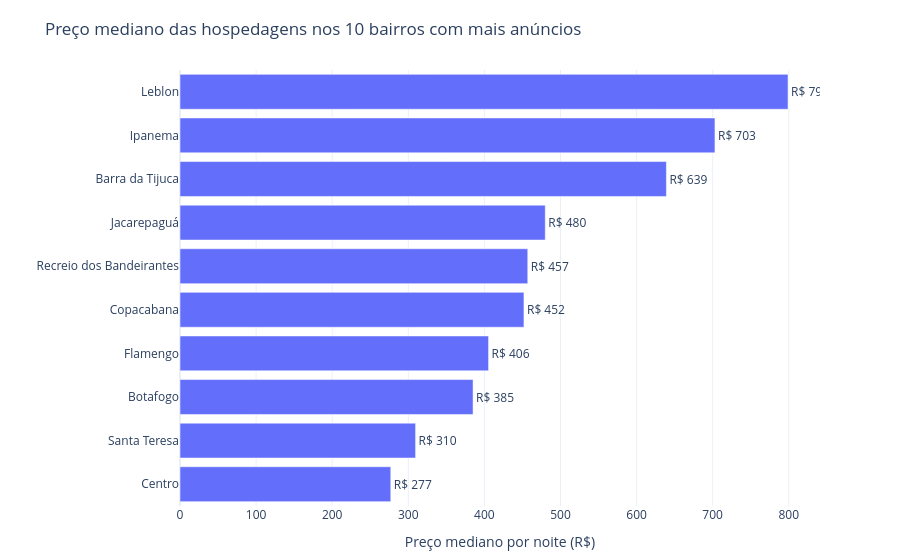

Notebook code for this chart:
### Markdown cell above
### Gráfico 1 — *Preço mediano das hospedagens nos 10 bairros com mais anúncios*

**Justificativa do tipo:** *O objetivo é comparar uma medida única entre categorias nominais. A orientação horizontal facilita a leitura dos nomes dos bairros e torna o ranking imediatamente perceptivel.*  
**Decisões de tratamento:** *Estou trazendo os 10 bairros com maior número de anúncios, evitando uma visualização com 154 categorias (bairros). Utilizei a mediana ao invés da média pois a distribuição de preços apresenta forte assimetria e valores extremos: A média geral é muito superior a mediana e existem anúncios com preços excepcionalmente altos. Anúncios sem preço informado foram excluídos do cálculo*

### Code cell
preco_bairro = (
    df[
        df["neighbourhood_cleansed"].isin(top_bairros)
        & df["price_num"].notna()
    ]
    .groupby("neighbourhood_cleansed", as_index=False)
    .agg(
        preco_mediano=("price_num", "median"),
        anuncios=("price_num", "size")
    )
    .sort_values("preco_mediano", ascending=True)
)

fig1 = px.bar(
    preco_bairro,
    x="preco_mediano",
    y="neighbourhood_cleansed",
    orientation="h",
    text="preco_mediano",
    hover_data={"anuncios": True, "preco_mediano": ":.2f"},
    labels={
        "preco_mediano": "Preço mediano por noite (R$)",
        "neighbourhood_cleansed": "Bairro",
        "anuncios": "Anúncios"
    },
    title="Preço mediano das hospedagens nos 10 bairros com mais anúncios"
)

fig1.update_traces(
    texttemplate="R$ %{text:,.0f}",
    textposition="outside"
)

fig1.update_layout(
    template=template,
    showlegend=False,
    xaxis_title="Preço mediano por noite (R$)",
    yaxis_title="",
    margin=dict(l=20, r=80, t=70, b=40)
)

fig1.show()

### Figure 1 — Plotly figure (JSON) as saved in the notebook; plotly's stock layout.template omitted (floating-point values rounded to 4 significant figures)
{"data": [{"customdata": [[3075], [1620], [1862], [934], [13768], [2320], [1793], [3389], [3595], [1798]], "hovertemplate": "Preço mediano por noite (R$)=%{text:.2f}<br>Bairro=%{y}<br>Anúncios=%{customdata[0]}<extra></extra>", "legendgroup": "", "marker": {"color": "#636efa", "pattern": {"shape": ""}}, "name": "", "orientation": "h", "showlegend": false, "text": [277.0, 309.6, 385.1, 405.5, 452.0, 457.0, 480.0, 639.2, 703.0, 799.0], "textposition": "outside", "texttemplate": "R$ %{text:,.0f}", "type": "bar", "x": [277.0, 309.6, 385.1, 405.5, 452.0, 457.0, 480.0, 639.2, 703.0, 799.0], "xaxis": "x", "y": ["Centro", "Santa Teresa", "Botafogo", "Flamengo", "Copacabana", "Recreio dos Bandeirantes", "Jacarepaguá", "Barra da Tijuca", "Ipanema", "Leblon"], "yaxis": "y"}], "layout": {"barmode": "relative", "legend": {"tracegroupgap": 0}, "margin": {"b": 40, "l": 20, "r": 80, "t": 70}, "showlegend": false, "title": {"text": "Preço mediano das hospedagens nos 10 bairros com mais anúncios"}, "xaxis": {"anchor": "y", "domain": [0, 1], "title": {"text": "Preço mediano por noite (R$)"}}, "yaxis": {"anchor": "x", "domain": [0, 1], "title": {"text": ""}}}}
